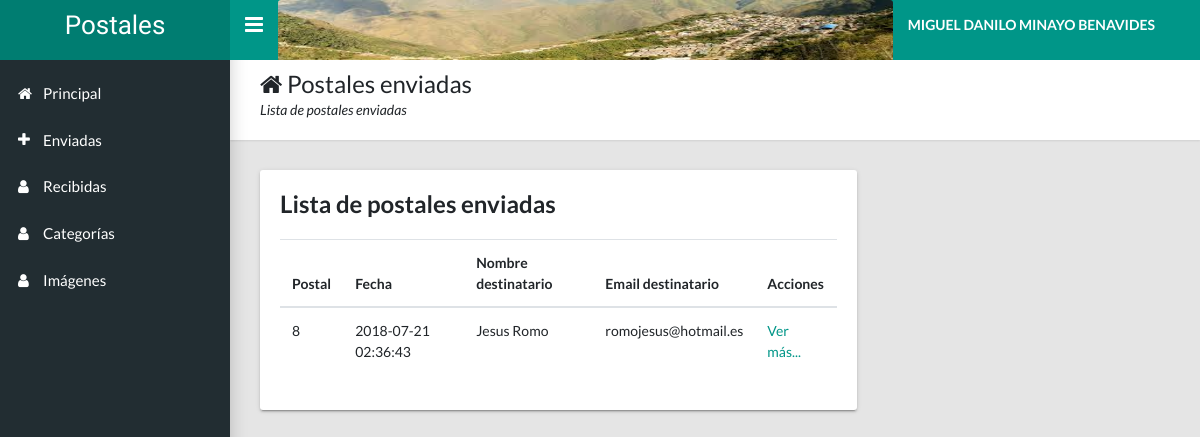
/enviadas.php (signed in), run on the app's committed database.
### tables this page shows
CREATE TABLE `postal` (
  `codigo` int(11) NOT NULL,
  `fechaEnvio` datetime NOT NULL,
  `nombreRemitente` varchar(100) NOT NULL,
  `emailRemitente` varchar(100) NOT NULL,
  `nombreDestinatario` varchar(100) NOT NULL,
  `emailDestinatario` varchar(100) NOT NULL,
  `mensaje` varchar(2500) NOT NULL,
  `codigoImagen` int(11) NOT NULL,
  `usuario` varchar(100) NOT NULL
);

### clases/Bd.php (called while the page is built, shortened)
<?php
class Bd {
	public $host;
	public $usuario;
	public $contrasena;
	public $conexion;
	public function __construct($host='localhost',$nombredb='postales',$pusuario='root',$contrasena='',$puerto='3306') {
		$this->host=$host;
		$this->usuario=$pusuario;
		$this->contrasena=$contrasena;
	}
	public function conectar(){
			$this->conexion = mysqli_connect($this->host,$this->usuario,$this->contrasena);
	}
	public function base($base){
			$this->base = $base;
			mysqli_select_db($this->conexion,$this->base);
	}
	public function obtenerFila($lista){
			$this->lista = $lista;
			$this->fila = mysqli_fetch_array($this->lista);
			return $this->fila;
	}
	public function buscar($sql){
		$this->sql = $sql;
		$this->consulta = mysqli_query($this->conexion,$this->sql);
		return $this->consulta;
	}
}
?>

### enviadas.php (the view, shortened to what this page needs)
<?php
include ("header.php");
if(!isset($_SESSION['usuario'])){
  header('Location: login.php');
}else{
    require_once("clases/Bd.php");
    $bd = new Bd();
    $bd->conectar();
    $bd->base('postales');
    $usuario = $_SESSION['usuario'];
    $sql = "select * from postal where usuario = '{$usuario}' order by fechaEnvio desc";
    $lista = $bd->buscar($sql);
    $bd->desconectar();
  ?>
      <main class="app-content">
        <div class="app-title">
          <div>
            <h1><i class="fa fa-home"></i> Postales enviadas</h1>
            <p>Lista de postales enviadas</p>
          </div>
        </div>
        <div class = "row">
            <div class="col-md-8">
            <div class="tile">
                <h3 class="tile-title">Lista de postales enviadas</h3>
                <div class="table-responsive">
                <table class="table">
                    <thead>
                    <tr>
                        <th>Postal</th>
                        <th>Fecha</th>
                        <th>Nombre destinatario</th>
                        <th>Email destinatario</th>
                        <th>Acciones</th>
                    </tr>
                    </thead>
                    <tbody>
                        <?php
                            while ($fila = $bd->obtenerFila($lista)){
                                echo "<tr>";
                                    echo "<td>".$fila[0]."</td>";
                                    echo "<td>".$fila[1]."</td>";
                                    echo "<td>".$fila[4]."</td>";
                                    echo "<td>".$fila[5]."</td>";
                                    echo "<td><a href='vermas.php?postal={$fila[0]}'>Ver más...</a></td>";
                                echo "</tr>";
                            }
                        ?>
                    </tbody>
                </table>
                </div>
            </div>
            </div>
        </div>
      </main>
<?php
 }
?>
<?php include ("footer.php")?>

### data on the page
postal: codigo "8", fechaEnvio "2018-07-21 02:36:43", nombreDestinatario "Jesus Romo", emailDestinatario "romojesus@hotmail.es"

### other printed values
$_SESSION['nombres'] "MIGUEL DANILO MINAYO BENAVIDES"
